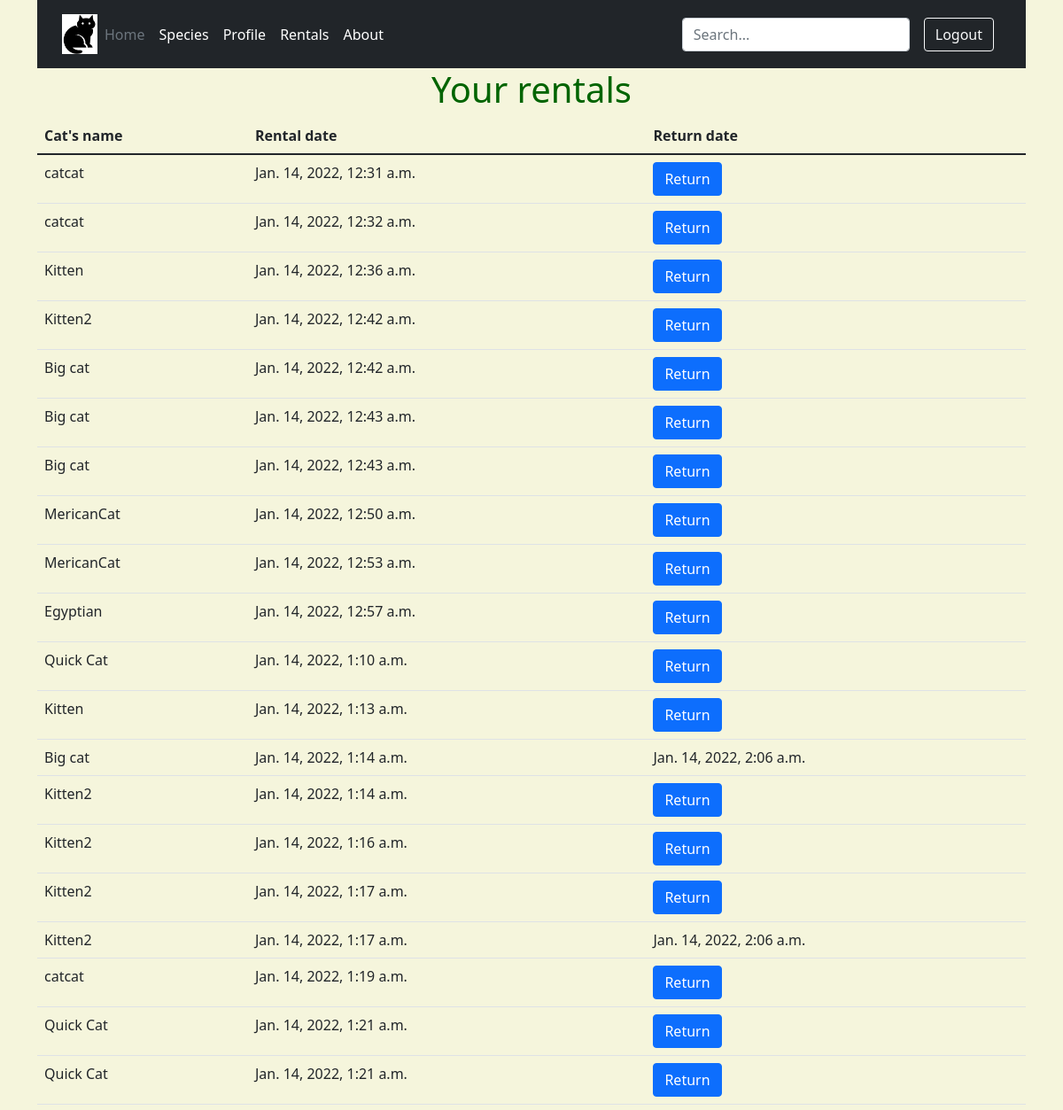
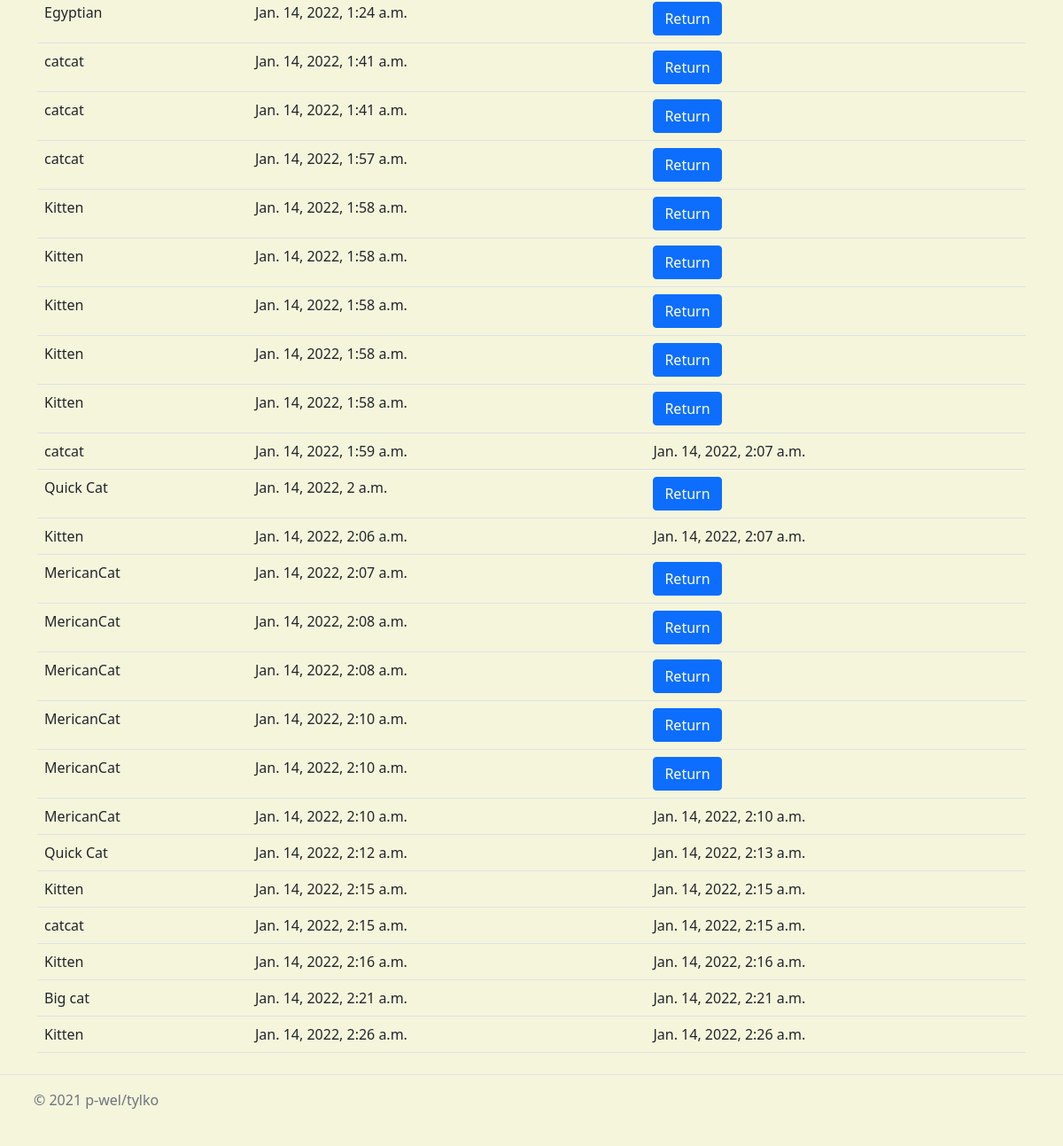
The page /cat/rentals (signed in) on the database its author committed (2 pictures, top to bottom).
### cats/models.py (models this page shows, shortened)
class Rental(models.Model):
    cat = models.ForeignKey("Cat", on_delete=models.CASCADE,related_name="rentals")
    user = models.ForeignKey("auth.User", on_delete=models.CASCADE,related_name="rentals")
    rental_date = models.DateTimeField(auto_now_add=True)
    return_date = models.DateTimeField(null=True, blank=True)

class TimeStamped(models.Model, CheckAddDateMixin):
    created = models.DateTimeField(auto_now_add=True)
    modified = models.DateTimeField(auto_now=True)
    class Meta:
        abstract = True

class Cat(TimeStamped):
    name = models.CharField(max_length=50)
    breed = models.ForeignKey('cats.Breed', on_delete=models.CASCADE)
    """
    <Species: Breeds>
    - House cat: American Curl, Sphinx, Ragamuffin, Siberian Cat, Persian Cat
    - Farm cat: Sheep's Cat, Barn Cat
    - Feral cat: Bengal Tiger, Lion, Cheetah, Jaguar, Leopard
    """
    description = models.TextField(default=None, blank=True)
    available = models.BooleanField(default=True)
    creation_date = models.DateTimeField(auto_now_add=True)
    modification_date = models.DateTimeField(auto_now=True)
    user = models.ManyToManyField("auth.User", blank=True)

### cats/views.py (the view)
# urls.py: path('cat/rentals', handle_cat_rental, name="rentals_list"),
def handle_cat_rental(request, cat_id=None):
    def handle_rent():
        cat = Cat.objects.get(pk=cat_id)
        if cat.available:
            Rental.objects.create(
                user=user,
                cat=cat
            )
            cat.available = False
            cat.save()
        return HttpResponseRedirect(reverse("cats:details", args=[cat_id]))
    def handle_return():
        keys = [
            key for key in request.POST.keys()
            if key.startswith("cat_")
        ]
        key = int(keys[0].split("_")[1])
        """
        keys - taking out proper cat's id from submit button in:
                /rentals_list.html
                    button name="cat_{{ rental.cat.id }}
        """
        cat = Cat.objects.get(pk=key)
        rental = Rental.objects.filter(user=user, cat=cat).last()
        """
        rental = last rental of given cat, rented by given user
        last() method to avoid assigning older rental that wasn't signed as returned before
        """
        if not rental.return_date:
            rental.return_date = timezone.now()
            rental.save()
            cat.available = True
            cat.save()
        """
        if not - to avoid double saves if user would click a button more than once
                or if user would refresh/has connection issues
        """
        return HttpResponseRedirect(reverse("cats:rentals_list"))
    def show_rented_cats():
        rentals = Rental.objects.filter(user=user)
        return render(request, "cats/rentals_list.html", {"rentals": rentals})
    user = request.user
    if request.method == "POST":
        if user.is_authenticated:
            if request.POST.get("rent"):
                handle_rent()
            else:
                handle_return()
    """
    if request.method == "GET":
    """
    return show_rented_cats()

### cats/templates/cats/rentals_list.html (shortened to what this page needs)
{% extends 'base.html' %}
{% block content %}
    <h1>Your rentals</h1>
    <table class="table table-stripped">
        <thead>
        <th>
            Cat's name
        </th>
        <th>
            Rental date
        </th>
        <th>
            Return date
        </th>
        </thead>
        <tbody>
        {% for rental in rentals %}
            <form action="{% url "cats:rentals_list" %}" method="post">
                <tr>
                    <td>
                        {{ rental.cat.name }}
                    </td>
                    <td>
                        {{ rental.rental_date }}
                    </td>
                    <td>
                        {% if rental.return_date %} {{ rental.return_date }}
                        {% else %}
                            <button type="submit" name="cat_{{ rental.cat.id }}" class="btn btn-primary">Return</button>
                        {% endif %}
                    </td>
                </tr>
            </form>
        {% endfor %}
        </tbody>
    </table>
{% endblock %}

### templates/base.html (style rules this page uses)
body { background-color: beige; }
h1 { color: darkgreen; text-align: center; }

### rows shown on the page
Rental: cat.name "catcat", rental_date "Jan. 14, 2022, 12:31 a.m."
Rental: cat.name "catcat", rental_date "Jan. 14, 2022, 12:32 a.m."
Rental: cat.name "Kitten", rental_date "Jan. 14, 2022, 12:36 a.m."
Rental: cat.name "Kitten2", rental_date "Jan. 14, 2022, 12:42 a.m."
Rental: cat.name "Big cat", rental_date "Jan. 14, 2022, 12:42 a.m."
Rental: cat.name "Big cat", rental_date "Jan. 14, 2022, 12:43 a.m."
Rental: cat.name "Big cat", rental_date "Jan. 14, 2022, 12:43 a.m."
Rental: cat.name "MericanCat", rental_date "Jan. 14, 2022, 12:50 a.m."
Rental: cat.name "MericanCat", rental_date "Jan. 14, 2022, 12:53 a.m."
Rental: cat.name "Egyptian", rental_date "Jan. 14, 2022, 12:57 a.m."
Rental: cat.name "Quick Cat", rental_date "Jan. 14, 2022, 1:10 a.m."
Rental: cat.name "Kitten", rental_date "Jan. 14, 2022, 1:13 a.m."
Rental: cat.name "Big cat", rental_date "Jan. 14, 2022, 1:14 a.m.", return_date "Jan. 14, 2022, 2:06 a.m."
Rental: cat.name "Kitten2", rental_date "Jan. 14, 2022, 1:14 a.m."
Rental: cat.name "Kitten2", rental_date "Jan. 14, 2022, 1:16 a.m."
Rental: cat.name "Kitten2", rental_date "Jan. 14, 2022, 1:17 a.m."
Rental: cat.name "Kitten2", rental_date "Jan. 14, 2022, 1:17 a.m.", return_date "Jan. 14, 2022, 2:06 a.m."
Rental: cat.name "catcat", rental_date "Jan. 14, 2022, 1:19 a.m."
Rental: cat.name "Quick Cat", rental_date "Jan. 14, 2022, 1:21 a.m."
Rental: cat.name "Quick Cat", rental_date "Jan. 14, 2022, 1:21 a.m."
Rental: cat.name "Egyptian", rental_date "Jan. 14, 2022, 1:24 a.m."
Rental: cat.name "catcat", rental_date "Jan. 14, 2022, 1:41 a.m."
Rental: cat.name "catcat", rental_date "Jan. 14, 2022, 1:41 a.m."
Rental: cat.name "catcat", rental_date "Jan. 14, 2022, 1:57 a.m."
Rental: cat.name "Kitten", rental_date "Jan. 14, 2022, 1:58 a.m."
Rental: cat.name "Kitten", rental_date "Jan. 14, 2022, 1:58 a.m."
Rental: cat.name "Kitten", rental_date "Jan. 14, 2022, 1:58 a.m."
Rental: cat.name "Kitten", rental_date "Jan. 14, 2022, 1:58 a.m."
Rental: cat.name "Kitten", rental_date "Jan. 14, 2022, 1:58 a.m."
Rental: cat.name "catcat", rental_date "Jan. 14, 2022, 1:59 a.m.", return_date "Jan. 14, 2022, 2:07 a.m."
Rental: cat.name "Quick Cat", rental_date "Jan. 14, 2022, 2 a.m."
Rental: cat.name "Kitten", rental_date "Jan. 14, 2022, 2:06 a.m.", return_date "Jan. 14, 2022, 2:07 a.m."
Rental: cat.name "MericanCat", rental_date "Jan. 14, 2022, 2:07 a.m."
Rental: cat.name "MericanCat", rental_date "Jan. 14, 2022, 2:08 a.m."
Rental: cat.name "MericanCat", rental_date "Jan. 14, 2022, 2:08 a.m."
Rental: cat.name "MericanCat", rental_date "Jan. 14, 2022, 2:10 a.m."
Rental: cat.name "MericanCat", rental_date "Jan. 14, 2022, 2:10 a.m."
Rental: cat.name "MericanCat", rental_date "Jan. 14, 2022, 2:10 a.m.", return_date "Jan. 14, 2022, 2:10 a.m."
Rental: cat.name "Quick Cat", rental_date "Jan. 14, 2022, 2:12 a.m.", return_date "Jan. 14, 2022, 2:13 a.m."
Rental: cat.name "Kitten", rental_date "Jan. 14, 2022, 2:15 a.m.", return_date "Jan. 14, 2022, 2:15 a.m."
Rental: cat.name "catcat", rental_date "Jan. 14, 2022, 2:15 a.m.", return_date "Jan. 14, 2022, 2:15 a.m."
Rental: cat.name "Kitten", rental_date "Jan. 14, 2022, 2:16 a.m.", return_date "Jan. 14, 2022, 2:16 a.m."
Rental: cat.name "Big cat", rental_date "Jan. 14, 2022, 2:21 a.m.", return_date "Jan. 14, 2022, 2:21 a.m."
Rental: cat.name "Kitten", rental_date "Jan. 14, 2022, 2:26 a.m.", return_date "Jan. 14, 2022, 2:26 a.m."
